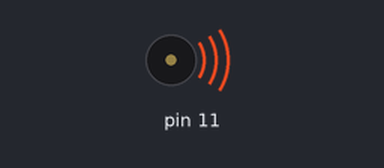
This sketch was run on a simulated Arduino Uno, built with avr-gcc and run on an emulated ATmega328P. Parts: buzzer (waves = sounding).

Above: at 0.2 s.
At 4.7 s:
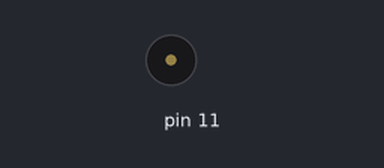
Timing chart, 0 to 5.2 s (numbered marks = the images above):
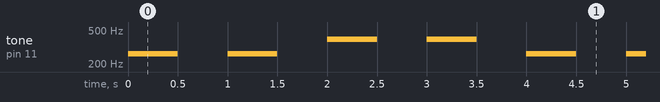

The sketch:

MusicTask03.ino
```cpp
//--------------------------------------------------------------
// Pulse Width Modulation
//
// CBP 20-09-17
//
// Student Release
//
// -------------------------------------------------------------


int p;
int l;

int pitch[] = {262,262,392,392};
int Length[] = {1,1,1,1};

int nrNotes = 4;

void setup() {
  // put your setup code here, to run once:
  pinMode (11, OUTPUT);
  }

void loop() {
  // put your main code here, to run repeatedly:
  for (int i=0; i < nrNotes; i++){
    p = pitch[i];
    l = 500*Length[i];

    tone(11,p);
    delay(l);
    noTone(11);
    delay(l);
  }
}
```

Measured:
- by itself, tone on pin 11: repeats every 4.0 s: silent 0.50 s, 262 Hz 0.50 s, 2 × (silent 0.50 s, 392 Hz 0.50 s), silent 0.50 s, 262 Hz 0.50 s
